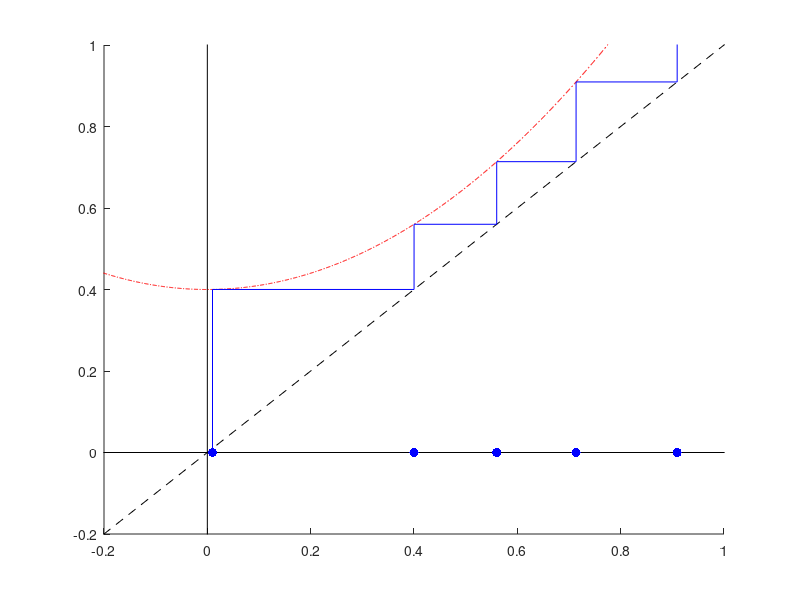

This figure's MATLAB source:
% Esempio di iterazione funzionale
% con il costrutto "function handle" e il grafico in realtime
clear all
clc

format long

%g = @(x)(exp(-x)); % Esempio convergente
g = @(x)(x.^2 + 0.4); % Esempio divergente
%g = @(x)(x.^2 + 0.2); % Esempio convergente

X_ = [-1:1e-3:2];
Y_ = g(X_);

f_h = figure;
xlim([-0.2 1]);
ylim([-0.2 1]);
hold on;
plot([-2 2], [-2 2], 'k--');
plot([0 0], [-2 2], 'k');
plot([-2 2], [0 0], 'k');
plot(X_, Y_, 'r-.');


epsilon = 1e-3; % Tolleranza
max_iter = 1000;

x_old = 0.01; % Punto iniziale
x_new = g(x_old);
idx = 0;

while(abs(x_old - x_new) > epsilon && idx < max_iter)
    
    plot(x_old, 0, 'b.', 'MarkerSize', 20); drawnow; pause(0.3);
    plot([x_old x_old], [x_old x_new], 'b'); drawnow; pause(0.3);
    plot([x_old x_new], [x_new x_new], 'b'); drawnow; pause(0.3);
    
    x_old = x_new;
    x_new = g(x_old);
    
    fprintf('Iterazione %d: x %.10f - g(x) %.10f\n',idx, x_old, x_new);
    
    idx = idx + 1;
end
